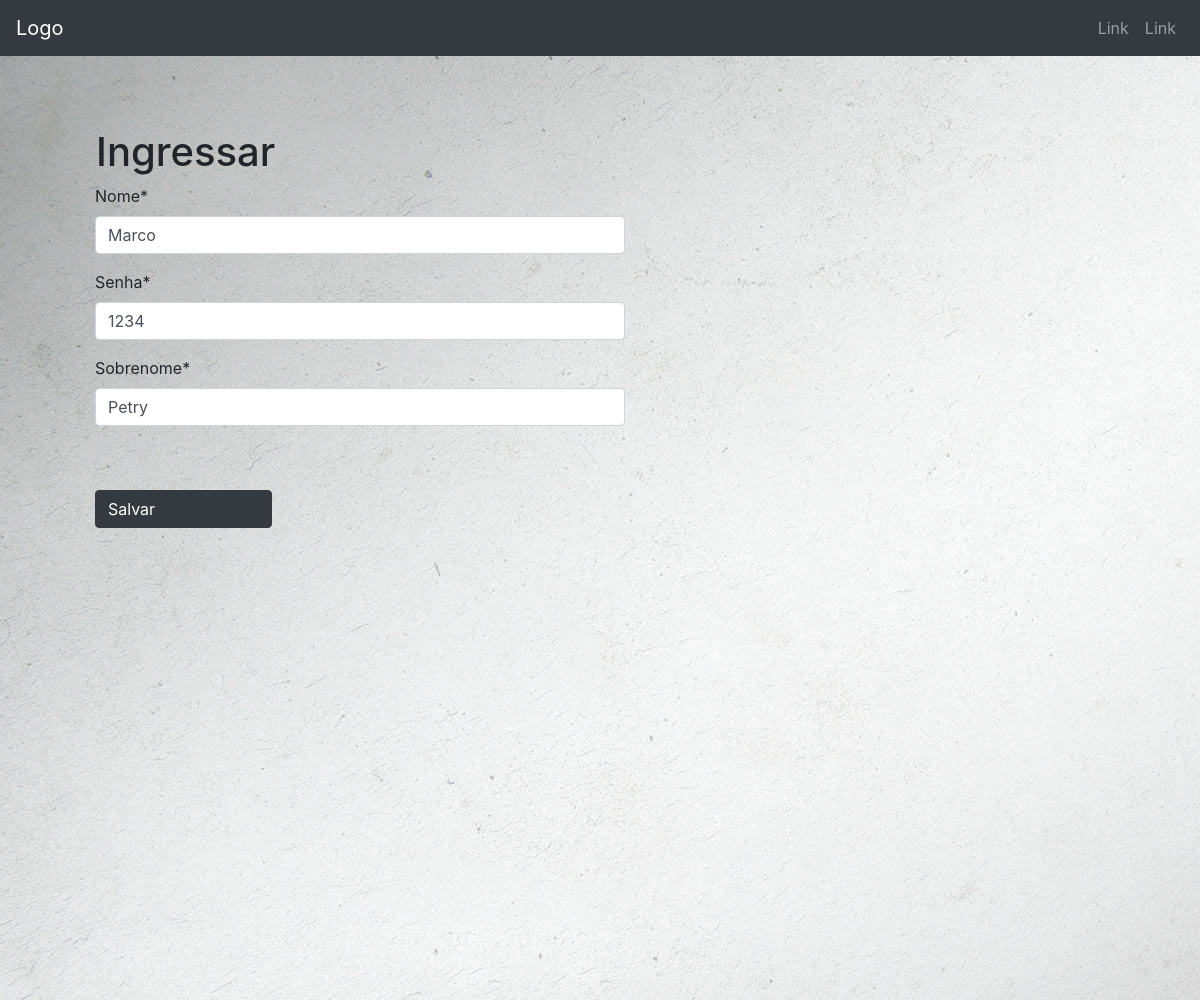
Screenshot of /alterar_dados/2/ with the database file from the repository.
### Dispensa/models.py (models this page shows, shortened)
class Morador(models.Model):
    nome = models.CharField(max_length=100)
    sobrenome = models.CharField(max_length=100)
    senha = models.CharField(max_length=30)

### Dispensa/views.py (the view)
# urls.py: path('alterar_dados/<int:id>/', alterar_dados, name='alterar_dados'),
def alterar_dados(request, id):
    morador = Morador.objects.get(id=id)
    form = MoradorForm(request.POST or None, instance=morador)
    if form.is_valid():
        form.save()
        return redirect('moradores')
    return render(request, 'morador_form.html', {'form': form, 'morador': morador})

### Dispensa/forms.py
class MoradorForm(forms.ModelForm):
    class Meta:
        model = Morador
        fields = {'nome', 'sobrenome', 'senha'}

### Dispensa/templates/morador_form.html (shortened to what this page needs)
<!DOCTYPE html>
{% extends 'cabecalho.html' %}
{% load crispy_forms_tags %} ## Carregando a biblioteca
{% load staticfiles %}
  {% load static %}
{% block content %}
<div class="fundo formulario">
    <h1 class="pl-3">Ingressar</h1>
    <form class="col-6" method="POST">
        {{ form|crispy }}
        <button type="submit" class="btn btn-dark col-4 my-5 text-left">Salvar</button>
    </form>
</div>
{% endblock %}

### Dispensa/static/CSS/estilo.css (style rules this page uses)
.formulario { padding-top: 8em; padding-left: 5em; }
.fundo { background: url("/static/imagens/fundo-cinza.jpg"); height: 1000px; }

### rows the page displays
Morador: nome "Marco", senha "1234", sobrenome "Petry"
